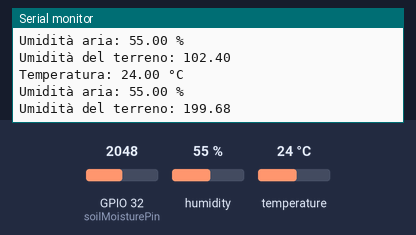
Simulated run of this sketch. Board: ESP32. On the bench: the last lines printed to the serial monitor. The test bench sets the inputs (shaded band); at power-on: humidity 55 %, GPIO 32 (soilMoisturePin) = 2048, temperature 24 °C.

Above: at 2.8 s.
2.9 s: humidity set to 22 %
At 5.1 s:
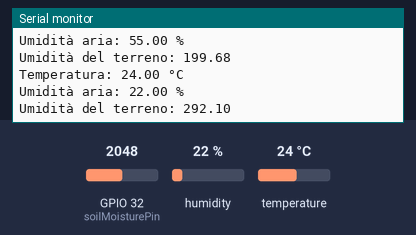
5.6 s: GPIO 32 (soilMoisturePin) set to 2866
At 7.5 s:
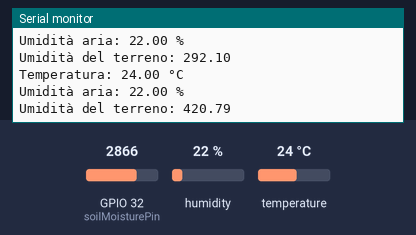
8.3 s: temperature set to 12 °C
At 10.8 s:
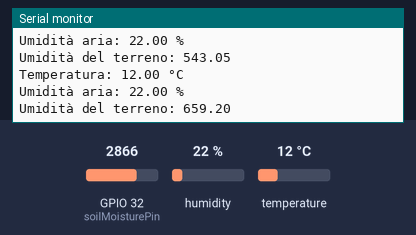
11.0 s: GPIO 32 (soilMoisturePin) set to 3603
At 13.4 s:
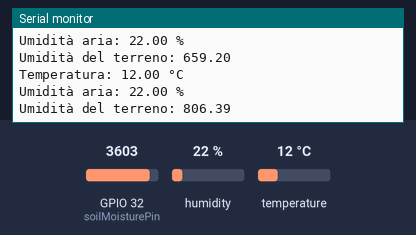
13.7 s: humidity set to 40 %
At 14.8 s:
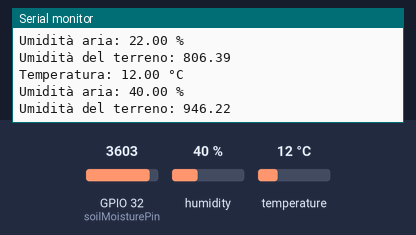
Timing chart, 0 to 16.7 s (numbered marks = the images above; inputs shaded):
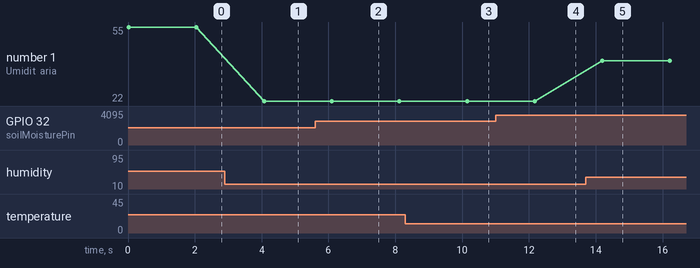

The sketch:

esp32BatterySoilMoistureSensorDHT.ino
```cpp
// Include DHT11 library
#include "DHT.h"
#define DHTPIN 22
#define DHTTYPE DHT11
DHT dht(DHTPIN, DHTTYPE);

// Pin per la lettura dell'umidità del terreno
const int soilMoisturePin = 32;

// Variabile globale per la lettura smussata dell'umidità del terreno
float smoothedSoilMoisture = 0.0;

void setup() {
  // Impostazione pin e avvio seriale
  pinMode(soilMoisturePin, INPUT);
  Serial.begin(115200);

  // Avvio del sensore DHT
  dht.begin();
  Serial.println("Sensori inizializzati.");
}

void loop() {
  // Lettura e smussamento dei dati sull'umidità del terreno
  smoothedSoilMoisture = 0.95 * smoothedSoilMoisture + 0.05 * analogRead(soilMoisturePin);

  // Lettura dei dati dal DHT11
  float humidity = dht.readHumidity();
  float temperature = dht.readTemperature();

  // Controllo errori nella lettura
  if (isnan(humidity) || isnan(temperature)) {
    Serial.println("Errore nella lettura del sensore DHT11!");
  } else {
    // Stampa dei dati su seriale
    Serial.print("Temperatura: ");
    Serial.print(temperature);
    Serial.println(" °C");

    Serial.print("Umidità aria: ");
    Serial.print(humidity);
    Serial.println(" %");
  }

  Serial.print("Umidità del terreno: ");
  Serial.println(smoothedSoilMoisture);

  // Attesa prima della prossima lettura
  delay(2000);
}
```

Measured:
- after the input at 2.9 s, the serial monitor: prints a new line after 1.2 s (image 1)
- after the input at 5.6 s, the serial monitor: prints a new line after 0.50 s (image 2)
- after the input at 8.3 s, the serial monitor: prints a new line after 1.8 s (image 3)
- after the input at 11.0 s, the serial monitor: prints a new line after 1.2 s (image 4)
- after the input at 13.7 s, the serial monitor: prints a new line after 0.50 s (image 5)
- plotted number 1: 55 → 22 after the input at 2.9 s, 22 → 40 after the input at 13.7 s
